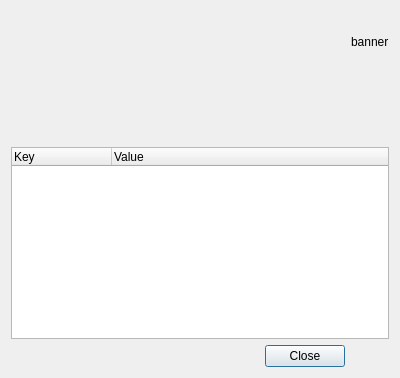
<?xml version="1.0" encoding="UTF-8"?>
<ui version="4.0">
 <class>Dialog</class>
 <widget class="QDialog" name="Dialog">
  <property name="geometry">
   <rect>
    <x>0</x>
    <y>0</y>
    <width>400</width>
    <height>378</height>
   </rect>
  </property>
  <property name="windowTitle">
   <string>Dialog</string>
  </property>
  <layout class="QGridLayout" name="gridLayout">
   <item row="0" column="0">
    <widget class="QLabel" name="nameLabel">
     <property name="font">
      <font>
       <pointsize>20</pointsize>
       <weight>75</weight>
       <bold>true</bold>
      </font>
     </property>
     <property name="text">
      <string>&lt;name&gt;</string>
     </property>
    </widget>
   </item>
   <item row="0" column="1">
    <widget class="QLabel" name="bannerLabel">
     <property name="text">
      <string>banner</string>
     </property>
    </widget>
   </item>
   <item row="1" column="0" colspan="2">
    <widget class="QLabel" name="overviewLabel">
     <property name="text">
      <string>&lt;overview&gt;</string>
     </property>
    </widget>
   </item>
   <item row="2" column="0" colspan="2">
    <widget class="QTreeWidget" name="treeWidget">
     <property name="sizePolicy">
      <sizepolicy hsizetype="Minimum" vsizetype="Minimum">
       <horstretch>0</horstretch>
       <verstretch>0</verstretch>
      </sizepolicy>
     </property>
     <property name="minimumSize">
      <size>
       <width>0</width>
       <height>100</height>
      </size>
     </property>
     <column>
      <property name="text">
       <string>Key</string>
      </property>
     </column>
     <column>
      <property name="text">
       <string>Value</string>
      </property>
     </column>
    </widget>
   </item>
   <item row="3" column="0">
    <widget class="QDialogButtonBox" name="buttonBox">
     <property name="orientation">
      <enum>Qt::Horizontal</enum>
     </property>
     <property name="standardButtons">
      <set>QDialogButtonBox::Close</set>
     </property>
    </widget>
   </item>
  </layout>
 </widget>
 <resources/>
 <connections>
  <connection>
   <sender>buttonBox</sender>
   <signal>accepted()</signal>
   <receiver>Dialog</receiver>
   <slot>accept()</slot>
   <hints>
    <hint type="sourcelabel">
     <x>248</x>
     <y>254</y>
    </hint>
    <hint type="destinationlabel">
     <x>157</x>
     <y>274</y>
    </hint>
   </hints>
  </connection>
  <connection>
   <sender>buttonBox</sender>
   <signal>rejected()</signal>
   <receiver>Dialog</receiver>
   <slot>reject()</slot>
   <hints>
    <hint type="sourcelabel">
     <x>316</x>
     <y>260</y>
    </hint>
    <hint type="destinationlabel">
     <x>286</x>
     <y>274</y>
    </hint>
   </hints>
  </connection>
 </connections>
</ui>
